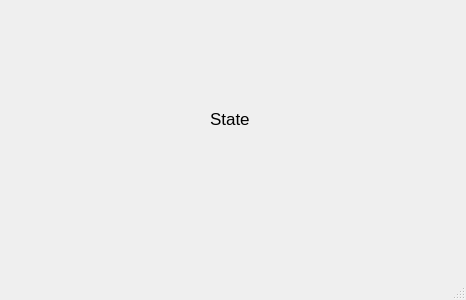
<?xml version="1.0" encoding="UTF-8"?>
<ui version="4.0">
 <class>BluelockMain</class>
 <widget class="QMainWindow" name="BluelockMain">
  <property name="geometry">
   <rect>
    <x>0</x>
    <y>0</y>
    <width>466</width>
    <height>300</height>
   </rect>
  </property>
  <property name="windowTitle">
   <string>BluelockMain</string>
  </property>
  <widget class="QWidget" name="centralWidget">
   <widget class="QLabel" name="label">
    <property name="geometry">
     <rect>
      <x>210</x>
      <y>110</y>
      <width>51</width>
      <height>17</height>
     </rect>
    </property>
    <property name="font">
     <font>
      <pointsize>13</pointsize>
     </font>
    </property>
    <property name="text">
     <string>State</string>
    </property>
   </widget>
  </widget>
  <widget class="QMenuBar" name="menuBar">
   <property name="geometry">
    <rect>
     <x>0</x>
     <y>0</y>
     <width>466</width>
     <height>23</height>
    </rect>
   </property>
  </widget>
  <widget class="QStatusBar" name="statusBar"/>
 </widget>
 <layoutdefault spacing="6" margin="11"/>
 <resources/>
 <connections/>
</ui>
